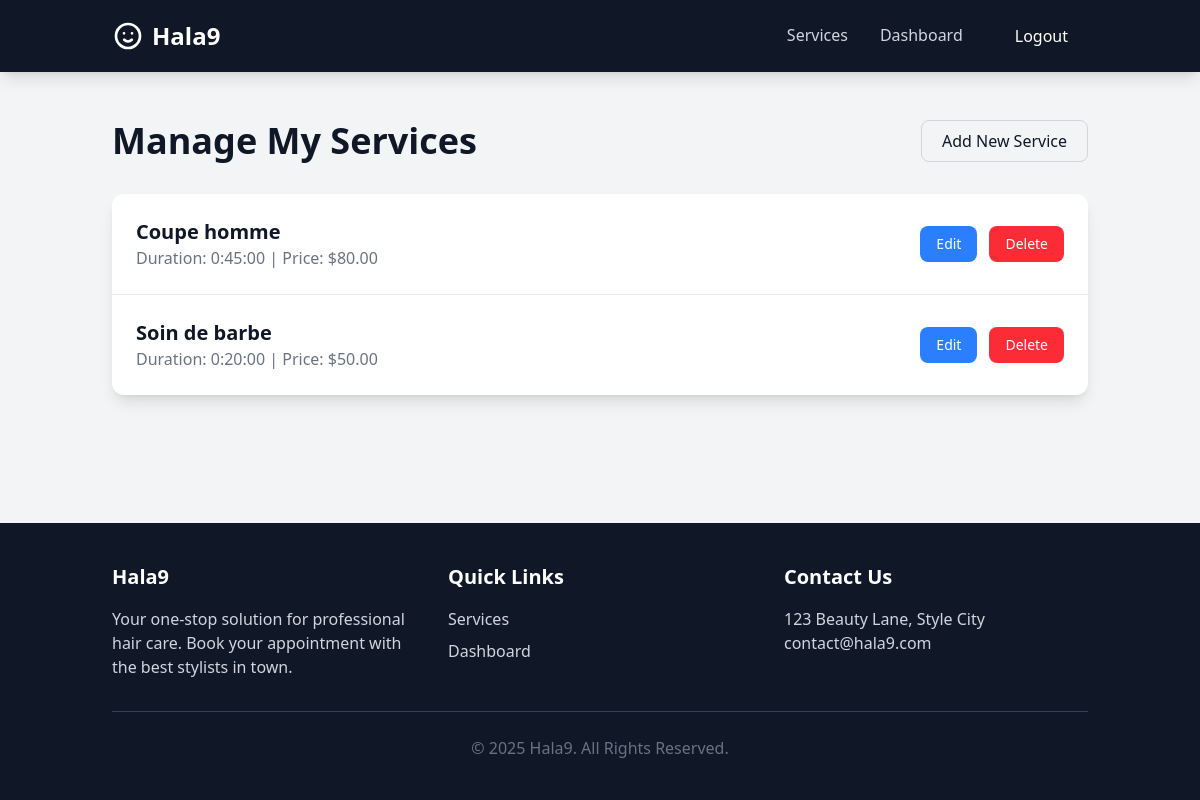
Screenshot of /services/my-services/ (signed in) with the database file from the repository.
### services/models.py (models this page shows, shortened)
class Service(models.Model):
    name = models.CharField(max_length=100)
    duration = models.DurationField()
    price = models.DecimalField(max_digits=6, decimal_places=2)
    hairdresser = models.ForeignKey(settings.AUTH_USER_MODEL, on_delete=models.CASCADE, limit_choices_to={'role': 'hairdresser'})

### services/views.py (the view)
# urls.py: path('my-services/', views.manage_services_list, name='manage_services_list'),
@login_required
@user_passes_test(is_hairdresser)
def manage_services_list(request):
    services = Service.objects.filter(hairdresser=request.user)
    return render(request, 'services/manage_service_list.html', {'services': services})

### services/views.py (called while the page is built)
def is_hairdresser(user):
    return user.is_authenticated and user.role == 'hairdresser'

### templates/services/manage_service_list.html (shortened to what this page needs)
{% extends 'hala9/base.html' %}
{% block content %}
    <div class="flex justify-between items-center mb-8">
        <h1 class="text-4xl font-bold text-dark-blue">Manage My Services</h1>
        <a href="{% url 'services:add_service' %}" class="bg-button-white text-dark-blue px-5 py-2 rounded-lg hover:bg-gray-200 border border-gray-300 transition-transform transform hover:scale-105 duration-300">
            Add New Service
        </a>
    </div>
    <div class="bg-white rounded-xl shadow-lg">
        <ul class="divide-y divide-gray-200">
            {% for service in services %}
                <li class="p-6 flex justify-between items-center transition-colors hover:bg-gray-50">
                    <div>
                        <h3 class="text-xl font-bold text-dark-blue">{{ service.name }}</h3>
                        <p class="text-gray-500">Duration: {{ service.duration }} | Price: ${{ service.price|floatformat:2 }}</p>
                    </div>
                    <div class="flex space-x-3">
                        <a href="{% url 'services:edit_service' service.pk %}" class="px-4 py-2 text-sm bg-blue-500 text-white rounded-lg hover:bg-blue-600 transition-all transform hover:scale-105">Edit</a>
                        <a href="{% url 'services:delete_service' service.pk %}" class="px-4 py-2 text-sm bg-red-500 text-white rounded-lg hover:bg-red-600 transition-all transform hover:scale-105">Delete</a>
                    </div>
                </li>
            {% empty %}
                <li class="p-8 text-center text-gray-500">You have not added any services yet.</li>
            {% endfor %}
        </ul>
    </div>
{% endblock %}

### rows the page displays
Service: name "Coupe homme", duration "0:45:00", price "80.00"
Service: name "Soin de barbe", duration "0:20:00", price "50.00"
